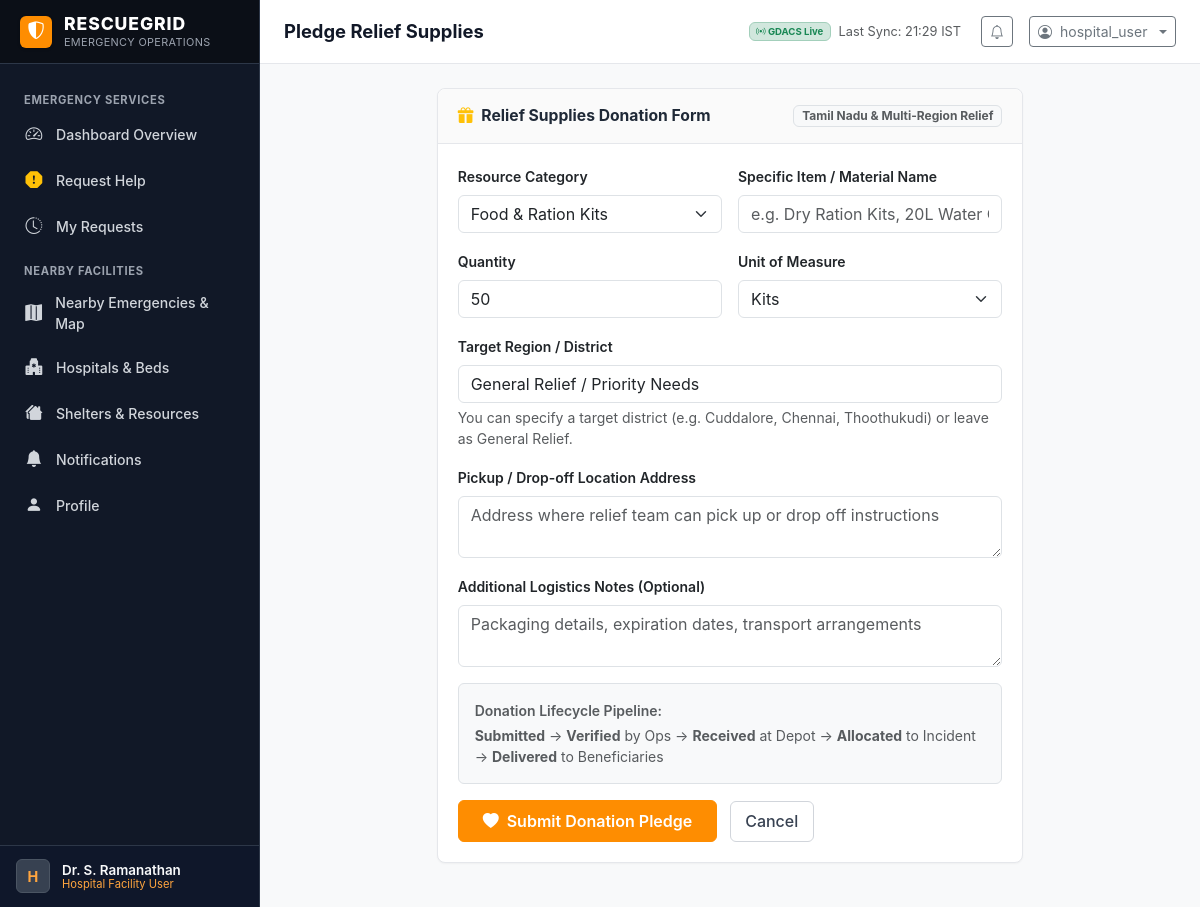
/donor/donate/ (signed in), run on the app's committed database.
### core/models.py (models this page shows, shortened)
class User(AbstractUser):
    ROLE_ADMIN = 'ADMIN'
    ROLE_USER = 'USER'
    ROLE_DONOR = 'DONOR'
    ROLE_CHOICES = [
        (ROLE_ADMIN, 'Admin / Operations Coordinator'),
        (ROLE_USER, 'Affected Person / Hospital User'),
        (ROLE_DONOR, 'Relief Donor / Sponsor'),
    ]
    SUBTYPE_AFFECTED_PERSON = 'AFFECTED_PERSON'
    SUBTYPE_HOSPITAL = 'HOSPITAL'
    SUBTYPE_DONOR_INDIVIDUAL = 'DONOR_INDIVIDUAL'
    SUBTYPE_DONOR_ORG = 'DONOR_ORG'
    SUBTYPE_CHOICES = [
        (SUBTYPE_AFFECTED_PERSON, 'Affected Person / Citizen'),
        (SUBTYPE_HOSPITAL, 'Hospital / Medical Center User'),
        (SUBTYPE_DONOR_INDIVIDUAL, 'Individual Donor'),
        (SUBTYPE_DONOR_ORG, 'Relief Organization / NGO'),
    ]
    role = models.CharField(max_length=20, choices=ROLE_CHOICES, default=ROLE_USER, db_index=True)
    user_subtype = models.CharField(max_length=30, choices=SUBTYPE_CHOICES, default=SUBTYPE_AFFECTED_PERSON)
    phone = models.CharField(max_length=20, blank=True)
    organization_name = models.CharField(max_length=150, blank=True)
    address = models.TextField(blank=True)
    city = models.CharField(max_length=100, blank=True)
    district = models.CharField(max_length=100, blank=True, default='Chennai')
    state = models.CharField(max_length=100, default='Tamil Nadu')
    latitude = models.FloatField(null=True, blank=True)
    longitude = models.FloatField(null=True, blank=True)
    def is_admin_user(self):
        return self.role == self.ROLE_ADMIN or self.is_superuser or self.is_staff
    def is_hospital_subtype(self):
        return self.user_subtype == self.SUBTYPE_HOSPITAL
    def get_role_display_badge(self):
        if self.is_admin_user():
            return "Operations Administrator"
        elif self.role == self.ROLE_DONOR:
            return "Relief Donor"
        elif self.is_hospital_subtype():
            return "Hospital Facility User"
        return "Affected Citizen / User"

### gdacs_integration/models.py (models this page shows, shortened)
class GDACSSyncLog(models.Model):
    STATUS_SUCCESS = 'SUCCESS'
    STATUS_FAILED = 'FAILED'
    STATUS_CHOICES = [
        (STATUS_SUCCESS, 'Success'),
        (STATUS_FAILED, 'Failed'),
    ]
    sync_time = models.DateTimeField(auto_now_add=True)
    status = models.CharField(max_length=20, choices=STATUS_CHOICES, db_index=True)
    events_synced = models.IntegerField(default=0)
    india_events_count = models.IntegerField(default=0)
    tamil_nadu_events_count = models.IntegerField(default=0)
    error_message = models.TextField(blank=True, null=True)
    class Meta:
        ordering = ['-sync_time']
        verbose_name = 'GDACS Sync Log'
        verbose_name_plural = 'GDACS Sync Logs'

### relief/views.py (the view, shortened to what this page needs)
# urls.py: path('donor/donate/', relief_views.donor_donate, name='donor_donate'),
@login_required
def donor_donate(request):
    prefill_request_id = request.GET.get('request_id')
    prefill_request = None
    if prefill_request_id:
        prefill_request = EmergencyRequest.objects.filter(id=prefill_request_id).first()
    return render(request, 'donor/donate.html', {
        'categories': Resource.RESOURCE_CATEGORIES,
        'prefill_request': prefill_request,
    })

### templates/donor/donate.html (shortened to what this page needs)
{% extends 'base.html' %}
{% block page_title %}Pledge Relief Supplies{% endblock %}
{% block content %}
<div class="row justify-content-center">
  <div class="col-lg-8">
    <div class="rg-card">
      <div class="rg-card-header">
        <h3 class="rg-card-title">
          <i class="bi bi-gift-fill text-warning"></i> Relief Supplies Donation Form
        </h3>
        <span class="badge bg-light text-muted border">Tamil Nadu & Multi-Region Relief</span>
      </div>
      <div class="rg-card-body">
        <form method="post" action="{% url 'donor_donate' %}">
          <div class="row g-3 mb-3">
            <div class="col-md-6">
              <label for="category" class="form-label small fw-semibold text-dark">Resource Category</label>
              <select name="category" id="category" class="form-select" required>
                {% for code, label in categories %}
                  <option value="{{ code }}" {% if prefill_request and code in prefill_request.category %}selected{% endif %}>{{ label }}</option>
                {% endfor %}
              </select>
            </div>
            <div class="col-md-6">
              <label for="item_name" class="form-label small fw-semibold text-dark">Specific Item / Material Name</label>
              <input type="text" class="form-control" id="item_name" name="item_name"
                     value="{% if prefill_request %}{{ prefill_request.category }}{% endif %}"
                     placeholder="e.g. Dry Ration Kits, 20L Water Cans, First Aid Kits" required>
            </div>
          </div>
          <div class="row g-3 mb-3">
            <div class="col-md-6">
              <label for="quantity" class="form-label small fw-semibold text-dark">Quantity</label>
              <input type="number" class="form-control" id="quantity" name="quantity"
                     value="{% if prefill_request %}{{ prefill_request.quantity_needed }}{% else %}50{% endif %}" min="1" required>
            </div>
            <div class="col-md-6">
              <label for="unit" class="form-label small fw-semibold text-dark">Unit of Measure</label>
              <select name="unit" id="unit" class="form-select" required>
                <option value="kits">Kits</option>
              </select>
            </div>
          </div>
          <div class="mb-3">
            <label for="target_region" class="form-label small fw-semibold text-dark">Target Region / District</label>
            <input type="text" class="form-control" id="target_region" name="target_region"
                   value="{% if prefill_request %}{{ prefill_request.district }}, {{ prefill_request.state }}{% else %}General Relief / Priority Needs{% endif %}" required>
            <div class="form-text small text-muted">You can specify a target district (e.g. Cuddalore, Chennai, Thoothukudi) or leave as General Relief.</div>
          </div>
          <div class="mb-3">
            <label for="pickup_location" class="form-label small fw-semibold text-dark">Pickup / Drop-off Location Address</label>
            <textarea class="form-control" id="pickup_location" name="pickup_location" rows="2"
                      placeholder="Address where relief team can pick up or drop off instructions" required></textarea>
          </div>
          <div class="mb-3">
            <label for="notes" class="form-label small fw-semibold text-dark">Additional Logistics Notes (Optional)</label>
            <textarea class="form-control" id="notes" name="notes" rows="2" placeholder="Packaging details, expiration dates, transport arrangements"></textarea>
          </div>
          <div class="p-3 bg-light rounded border mb-3">
            <div class="small text-muted fw-semibold mb-1">Donation Lifecycle Pipeline:</div>
            <div class="small text-muted">
              <strong>Submitted</strong> &rarr; <strong>Verified</strong> by Ops &rarr; <strong>Received</strong> at Depot &rarr; <strong>Allocated</strong> to Incident &rarr; <strong>Delivered</strong> to Beneficiaries
            </div>
          </div>
          <button type="submit" class="btn btn-rg-primary py-2 px-4 fw-semibold">
            <i class="bi bi-heart-fill me-1"></i> Submit Donation Pledge
          </button>
          <a href="{% url 'donor_dashboard' %}" class="btn btn-rg-secondary ms-2">Cancel</a>
        </form>
      </div>
    </div>
  </div>
</div>
{% endblock %}

### templates/base.html (shortened to what this page needs)
{% load static %}
<!DOCTYPE html>
<html lang="en">
<head>
  <link href="https://cdn.jsdelivr.net/npm/bootstrap@5.3.3/dist/css/bootstrap.min.css" rel="stylesheet">
  <link rel="stylesheet" href="https://cdn.jsdelivr.net/npm/bootstrap-icons@1.11.3/font/bootstrap-icons.min.css">
  <link rel="stylesheet" href="https://unpkg.com/leaflet@1.9.4/dist/leaflet.css" />
  <link rel="stylesheet" href="{% static 'css/rescuegrid.css' %}">
</head>
<body>
<div class="rg-app-container">
  <aside class="rg-sidebar" id="rgSidebar">
    <a href="{% url 'dashboard_redirect' %}" class="rg-sidebar-brand">
      <div class="rg-brand-symbol">
        <i class="bi bi-shield-shaded"></i>
      </div>
      <div class="rg-brand-text">
        <span class="rg-brand-title">{{ APP_NAME }}</span>
        <span class="rg-brand-subtitle">Emergency Operations</span>
      </div>
    </a>
    <div class="rg-sidebar-menu">
      {% if user.is_authenticated %}
        {% if user.is_admin_user %}
          <div class="rg-nav-group-title">Command & Control</div>
          <a href="{% url 'admin_dashboard' %}" class="rg-nav-link {% if request.resolver_match.url_name == 'admin_dashboard' %}active{% endif %}">
            <i class="bi bi-speedometer2"></i> Operations Dashboard
          </a>
          <a href="{% url 'admin_emergencies' %}" class="rg-nav-link {% if request.resolver_match.url_name == 'admin_emergencies' %}active{% endif %}">
            <i class="bi bi-exclamation-triangle-fill"></i> Emergencies
          </a>
          <a href="{% url 'admin_map' %}" class="rg-nav-link {% if request.resolver_match.url_name == 'admin_map' %}active{% endif %}">
            <i class="bi bi-map-fill"></i> Multi-Region Map
          </a>
          <a href="{% url 'admin_gdacs' %}" class="rg-nav-link {% if request.resolver_match.url_name == 'admin_gdacs' %}active{% endif %}">
            <i class="bi bi-broadcast-pin"></i> GDACS Disaster Feed
          </a>
          <div class="rg-nav-group-title">Relief & Resources</div>
          <a href="{% url 'admin_resources' %}" class="rg-nav-link {% if request.resolver_match.url_name == 'admin_resources' %}active{% endif %}">
            <i class="bi bi-boxes"></i> Inventory & Stock
          </a>
          <a href="{% url 'admin_donations' %}" class="rg-nav-link {% if request.resolver_match.url_name == 'admin_donations' %}active{% endif %}">
            <i class="bi bi-heart-fill"></i> Donations Pipeline
          </a>
          <a href="{% url 'admin_facilities' %}" class="rg-nav-link {% if request.resolver_match.url_name == 'admin_facilities' %}active{% endif %}">
            <i class="bi bi-hospital"></i> Hospitals & Shelters
          </a>
          <a href="{% url 'admin_responders' %}" class="rg-nav-link {% if request.resolver_match.url_name == 'admin_responders' %}active{% endif %}">
            <i class="bi bi-people-fill"></i> Responders
          </a>
          <div class="rg-nav-group-title">Analytics & System</div>
          <a href="{% url 'analytics_dashboard' %}" class="rg-nav-link {% if request.resolver_match.url_name == 'analytics_dashboard' %}active{% endif %}">
            <i class="bi bi-graph-up-arrow"></i> Priority & Allocation
          </a>
          <a href="{% url 'admin_database_records' %}" class="rg-nav-link {% if request.resolver_match.url_name == 'admin_database_records' %}active{% endif %}">
            <i class="bi bi-database"></i> Database Records
          </a>
          <a href="{% url 'notifications_list' %}" class="rg-nav-link {% if request.resolver_match.url_name == 'notifications_list' %}active{% endif %}">
            <i class="bi bi-bell-fill"></i> Notifications
          </a>
        {% else %}
          <div class="rg-nav-group-title">Emergency Services</div>
          <a href="{% url 'user_dashboard' %}" class="rg-nav-link {% if request.resolver_match.url_name == 'user_dashboard' %}active{% endif %}">
            <i class="bi bi-speedometer2"></i> Dashboard Overview
          </a>
          <a href="{% url 'request_help' %}" class="rg-nav-link {% if request.resolver_match.url_name == 'request_help' %}active{% endif %}">
            <i class="bi bi-exclamation-octagon-fill text-warning"></i> Request Help
          </a>
          <a href="{% url 'my_requests' %}" class="rg-nav-link {% if request.resolver_match.url_name == 'my_requests' %}active{% endif %}">
            <i class="bi bi-clock-history"></i> My Requests
          </a>
          <div class="rg-nav-group-title">Nearby Facilities</div>
          <a href="{% url 'user_map' %}" class="rg-nav-link {% if request.resolver_match.url_name == 'user_map' %}active{% endif %}">
            <i class="bi bi-map-fill"></i> Nearby Emergencies & Map
          </a>
          <a href="{% url 'user_hospitals' %}" class="rg-nav-link {% if request.resolver_match.url_name == 'user_hospitals' %}active{% endif %}">
            <i class="bi bi-hospital-fill"></i> Hospitals & Beds
          </a>
          <a href="{% url 'user_shelters' %}" class="rg-nav-link {% if request.resolver_match.url_name == 'user_shelters' %}active{% endif %}">
            <i class="bi bi-houses-fill"></i> Shelters & Resources
          </a>
          <a href="{% url 'notifications_list' %}" class="rg-nav-link {% if request.resolver_match.url_name == 'notifications_list' %}active{% endif %}">
            <i class="bi bi-bell-fill"></i> Notifications
          </a>
          <a href="{% url 'user_profile' %}" class="rg-nav-link {% if request.resolver_match.url_name == 'user_profile' %}active{% endif %}">
            <i class="bi bi-person-fill"></i> Profile
          </a>
        {% endif %}
      {% endif %}
    </div>
    <div class="rg-sidebar-footer">
      {% if user.is_authenticated %}
        <div class="rg-sidebar-user">
          <div class="rg-user-avatar">
            {{ user.username|first|upper }}
          </div>
          <div class="rg-user-info">
            <div class="rg-user-name">{{ user.get_full_name|default:user.username }}</div>
            <div class="rg-user-role-label">{{ user.get_role_display_badge }}</div>
          </div>
        </div>
      {% else %}
        <a href="{% url 'login' %}" class="btn btn-rg-primary w-100 btn-sm">Login</a>
      {% endif %}
    </div>
  </aside>
  <div class="rg-main-wrapper">
    <header class="rg-header">
      <div class="rg-header-left">
        <h1 class="rg-page-title">{% block page_title %}Operations Overview{% endblock %}</h1>
      </div>
      <div class="rg-header-right">
        <div class="d-none d-md-flex align-items-center me-2 text-muted" style="font-size: 0.8rem;">
          {% if GDACS_SUMMARY.status == 'SUCCESS' %}
            <span class="badge bg-success-subtle text-success border border-success-subtle me-2">
              <i class="bi bi-broadcast"></i> GDACS Live
            </span>
            <span>Last Sync: {{ GDACS_SUMMARY.last_successful_sync|date:"H:i" }} IST</span>
          {% elif GDACS_SUMMARY.status == 'FAILED' %}
            <span class="badge bg-danger-subtle text-danger border border-danger-subtle me-2">
              <i class="bi bi-exclamation-triangle"></i> GDACS Sync Issue
            </span>
          {% else %}
            <span class="badge bg-secondary-subtle text-secondary me-2">
              <i class="bi bi-circle"></i> GDACS Ready
            </span>
          {% endif %}
        </div>
        {% if user.is_authenticated %}
          <a href="{% url 'notifications_list' %}" class="btn btn-sm btn-outline-secondary position-relative me-1" title="Notifications">
            <i class="bi bi-bell"></i>
          </a>
          <div class="dropdown">
            <button class="btn btn-sm btn-outline-secondary dropdown-toggle d-flex align-items-center gap-2" type="button" data-bs-toggle="dropdown" aria-expanded="false">
              <i class="bi bi-person-circle"></i>
              <span class="d-none d-sm-inline">{{ user.username }}</span>
            </button>
          </div>
        {% else %}
          <a href="{% url 'login' %}" class="btn btn-sm btn-rg-primary">Sign In</a>
        {% endif %}
      </div>
    </header>
    <main class="rg-content">
      {% block content %}{% endblock %}
    </main>
  </div>
</div>
</body>
</html>

### data on the page
User: username|first "H", get_full_name "Dr. S. Ramanathan", get_role_display_badge "Hospital Facility User", username "hospital_user"
GDACSSyncLog: last_successful_sync "21:29"

### other printed values
{{ APP_NAME }} "RESCUEGRID"
form field category "Food & Ration Kits"
